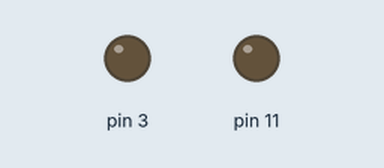
Simulated run of this sketch. Board: Arduino Uno, built with avr-gcc and run on an emulated ATmega328P. Shown: output pins drawn as LEDs (lit = HIGH).

Above: at 0.05 s.
At 1.6 s:
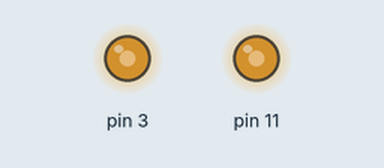
At 3.9 s:
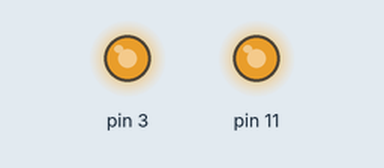
At 7.8 s:
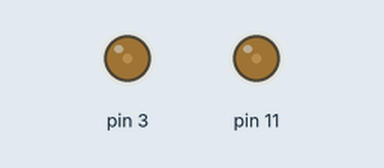
Timing chart, 0 to 11.7 s (numbered marks = the images above):
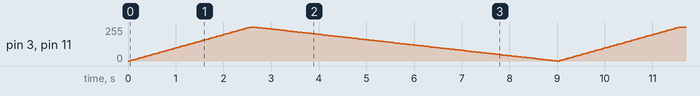

The sketch:

usingarduinoonly.ino
```cpp
void setup() {
  pinMode(11, OUTPUT);
  pinMode(3, OUTPUT);

}

void loop() {
  // put your main code here, to run repeatedly:
  for(int fade=0;fade<=255;fade+=5){
    analogWrite(11,fade);
    analogWrite(3,fade);
    delay(50);
  }
  for(int fade=255;fade>0;fade-=2){
    analogWrite(11,fade);
    analogWrite(3,fade);
    delay(50);
  }

}
```
